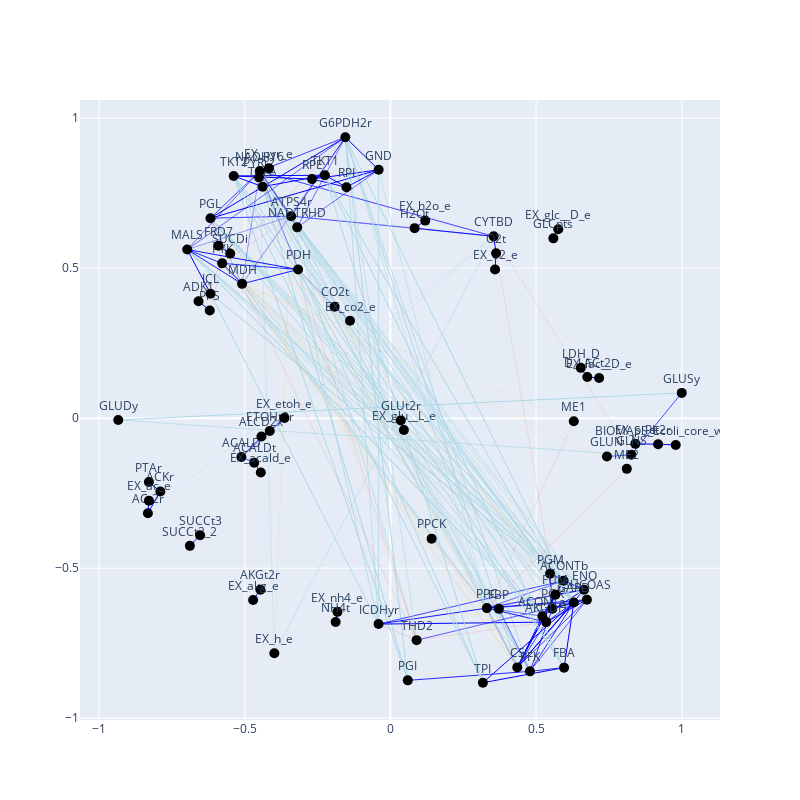
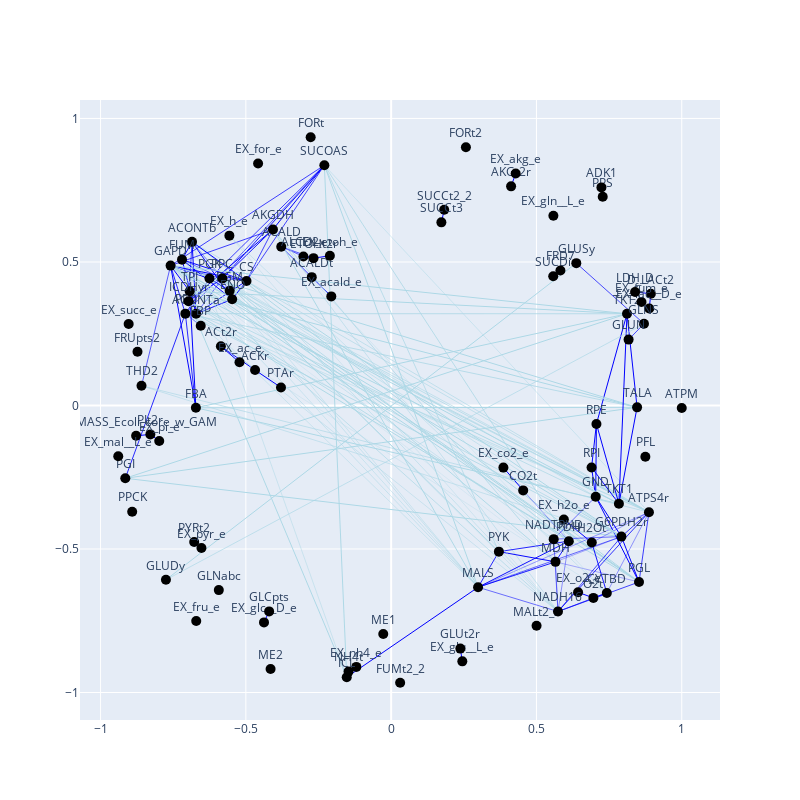

Here is the notebook cell these charts were saved with, in order:
### Code cell
from graphs_utils import construct_graph, plot_graph

G, pos = construct_graph(linear_correlation_matrix, 
                         non_linear_correlation_matrix, 
                         reactions=ec_dingo_reactions,
                         remove_unconnected_nodes=True,
                         correction=False)

plot_graph(G, pos)



G, pos = construct_graph(linear_correlation_matrix,
                         non_linear_correlation_matrix=None,
                         reactions=ec_dingo_reactions,
                         remove_unconnected_nodes=True,
                         correction=False)

plot_graph(G, pos)
